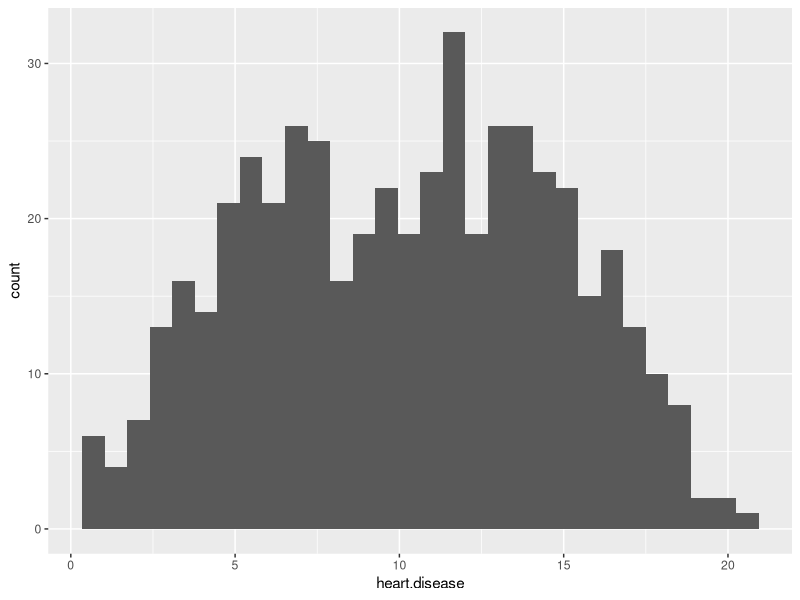

Reproduce this figure in R.
#Multiple Linear Regression

library(tidyverse)
dataset=read.csv('heart.data.csv')
dataset2=read.csv('Heart_validation.csv')

#Exploring the Heart Data dataset
view(dataset)
glimpse(dataset)
length(dataset)
names(dataset)
summary(dataset)

#Exploring the Heart Validation dataset
view(dataset2)
glimpse(dataset2)
length(dataset2)
names(dataset2)
summary(dataset2)

#Checking both datasets for missing values
colSums(is.na(dataset))
colSums(is.na(dataset2))

#Plotting out the Heart Data dataset for Visualization
#Histogram is unimodal, moderately distributed, with a slight right-skew
ggplot(data=dataset,
       aes(heart.disease))+
  geom_histogram()

#Imputing missing data
biking_median = mean(dataset$biking, na.rm = TRUE)
dataset$biking = ifelse(is.na(dataset$biking), biking_median, dataset$biking)
colSums(is.na(dataset))

smoking_median = mean(dataset$smoking, na.rm = TRUE)
dataset$smoking = ifelse(is.na(dataset$smoking), smoking_median, dataset$smoking)
colSums(is.na(dataset))

heart.disease_median = mean(dataset$heart.disease, na.rm = TRUE)
dataset$heart.disease = ifelse(is.na(dataset$heart.disease), heart.disease_median, dataset$heart.disease)
colSums(is.na(dataset))

#Splitting the data into two sets
library(caTools)
set.seed(100)
split=sample.split(dataset$heart.disease, SplitRatio = 0.8) #80% Training, 20% Testing
training_set=subset(dataset,split==TRUE)
testing_set=subset(dataset,split==FALSE)

#Multiple Linear Regression Training
names(dataset)
MLR=lm(formula=heart.disease~.,
       data=training_set)
summary(MLR)

#Calculating Mean Squared Error
summary=summary(MLR)
MSE=(mean(summary$residuals^2))
paste("The Mean Squared Error is: ", MSE)

#Calculating the R-Square
summary(MLR)
#The R-Square is roughly 89%, and is a good model

#Testing Set Prediction
y_pred = predict(MLR, newdata = testing_set)
data=data.frame(testing_set$heart.disease, y_pred)

#Validation
new=read.csv('Heart_validation.csv')
head(new)

#Remove the last column, we will be predicting that column here
new_x=new[c(1:3)]
new_x

data.frame(new[c(3)],predict(MLR, newdata=new_x))

#Here we can see the predicted values are quite similar to the actual values.
#This dataset we were able to predict better than what we were able to predict in class earlier
